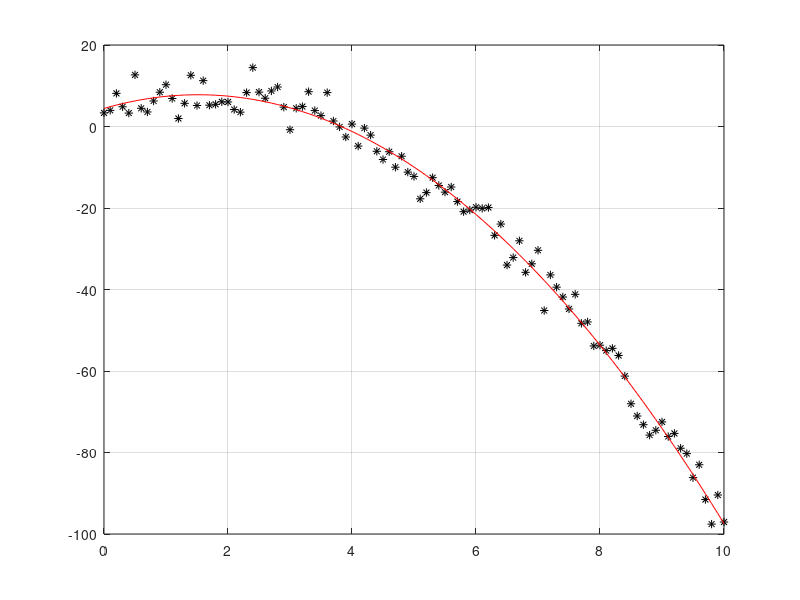

Source code (MATLAB):
% metoda najmniejszych kwadratów (LS)
% pseudo odwrotność macierzy

% Przykład dopasowania danych metodą najmniejszych kwadratów (LS)
%% Generacja danych
a0 = 3;
a1 = 5;
a2 = -1.5;
x = (0:0.1:10)';
y = a0 + a1*x + a2*x.^2;
n = 3 * randn(size(x));     % randN- szum gausowski normalny, standardowy (-3:3)
y_n = y + n;                % szum adyktywny

figure
plot(x,y_n,'*k');
grid on;

%% Estymacja parametrów modelu
Y = y_n;
X = [ones(size(x)) x x.^2];
A_hat = X\Y;                % <=> A_hat = (X'*X)^(-1)*X'*Y;

% a0_hat = A_hat(1);
% a1_hat = A_hat(2);

Y_hat = X*A_hat;
hold on;
plot(x,Y_hat, 'r-');

